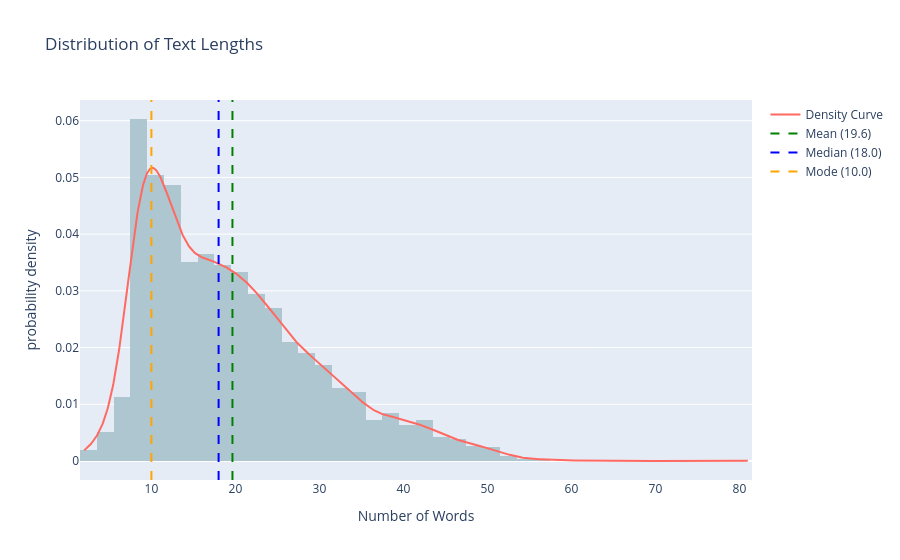

Notebook source saved alongside this figure:
### Markdown cell above
### 3.4 Text Length Distribution

### Code cell
temp = final_rag_dataset.copy()
temp["text_length"] = final_rag_dataset["text"].str.split().str.len()

fig = px.histogram(
    temp,
    x="text_length",
    nbins=50,
    histnorm="probability density",
    title="Distribution of Text Lengths",
    labels={"text_length": "Number of Words"}
)

fig.update_traces(marker_color="#AEC6CF")

# KDE line
kde = gaussian_kde(temp["text_length"])
x = np.linspace(temp["text_length"].min(), temp["text_length"].max(), 1000)

fig.add_trace(
    go.Scatter(
        x=x,
        y=kde(x),
        mode="lines",
        name="Density Curve",
        line=dict(color="#FF6961", width=2)  # pastel pink
    )
)

# Adding mean, median, mode lines
stats = {
    "Mean": (temp["text_length"].mean(), "green"),
    "Median": (temp["text_length"].median(), "blue"),
    "Mode": (temp["text_length"].mode().iloc[0], "orange"),
}

for label, (value, color) in stats.items():
    fig.add_vline(
        x=value,
        line=dict(color=color, dash="dash"),
        name=f"{label} ({value:.1f})",
        showlegend=True
    )

fig.show()

### Figure 1 — Plotly figure (JSON) as saved in the notebook; plotly's stock layout.template omitted (floating-point values rounded to 4 significant figures; data arrays with more than 128 entries replaced by an {"elided": "..."} marker saying what was removed)
{"data": [{"bingroup": "x", "histnorm": "probability density", "hovertemplate": "Number of Words=%{x}<br>probability density=%{y}<extra></extra>", "legendgroup": "", "marker": {"color": "#AEC6CF", "pattern": {"shape": ""}}, "name": "", "nbinsx": 50, "orientation": "v", "showlegend": false, "type": "histogram", "x": {"elided": "6642 int values"}, "xaxis": "x", "yaxis": "y"}, {"line": {"color": "#FF6961", "width": 2}, "mode": "lines", "name": "Density Curve", "type": "scatter", "x": {"elided": "1000 float values"}, "y": {"elided": "1000 float values"}}], "layout": {"barmode": "relative", "legend": {"tracegroupgap": 0}, "shapes": [{"line": {"color": "green", "dash": "dash"}, "name": "Mean (19.6)", "showlegend": true, "type": "line", "x0": 19.65, "x1": 19.65, "xref": "x", "y0": 0, "y1": 1, "yref": "y domain"}, {"line": {"color": "blue", "dash": "dash"}, "name": "Median (18.0)", "showlegend": true, "type": "line", "x0": 18, "x1": 18, "xref": "x", "y0": 0, "y1": 1, "yref": "y domain"}, {"line": {"color": "orange", "dash": "dash"}, "name": "Mode (10.0)", "showlegend": true, "type": "line", "x0": 10, "x1": 10, "xref": "x", "y0": 0, "y1": 1, "yref": "y domain"}], "title": {"text": "Distribution of Text Lengths"}, "xaxis": {"anchor": "y", "domain": [0, 1], "title": {"text": "Number of Words"}}, "yaxis": {"anchor": "x", "domain": [0, 1], "title": {"text": "probability density"}}}}
